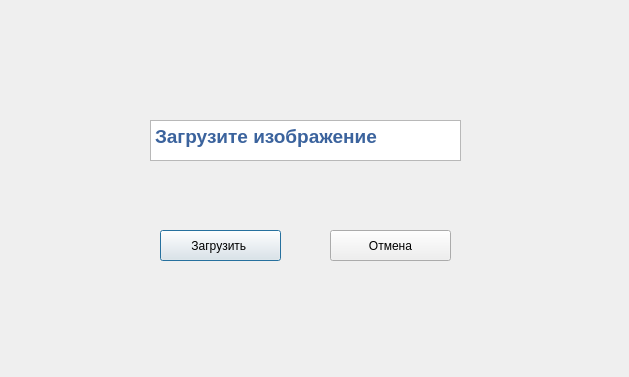
<?xml version="1.0" encoding="UTF-8"?>
<ui version="4.0">
 <class>Dialog</class>
 <widget class="QDialog" name="Dialog">
  <property name="geometry">
   <rect>
    <x>0</x>
    <y>0</y>
    <width>629</width>
    <height>377</height>
   </rect>
  </property>
  <property name="windowTitle">
   <string>Dialog</string>
  </property>
  <widget class="QTextBrowser" name="textBrowser">
   <property name="geometry">
    <rect>
     <x>150</x>
     <y>120</y>
     <width>311</width>
     <height>41</height>
    </rect>
   </property>
   <property name="html">
    <string>&lt;!DOCTYPE HTML PUBLIC &quot;-//W3C//DTD HTML 4.0//EN&quot; &quot;http://www.w3.org/TR/REC-html40/strict.dtd&quot;&gt;
&lt;html&gt;&lt;head&gt;&lt;meta name=&quot;qrichtext&quot; content=&quot;1&quot; /&gt;&lt;style type=&quot;text/css&quot;&gt;
p, li { white-space: pre-wrap; }
&lt;/style&gt;&lt;/head&gt;&lt;body style=&quot; font-family:'MS Shell Dlg 2'; font-size:7.8pt; font-weight:400; font-style:normal;&quot;&gt;
&lt;p style=&quot; margin-top:0px; margin-bottom:0px; margin-left:0px; margin-right:0px; -qt-block-indent:0; text-indent:0px;&quot;&gt;&lt;span style=&quot; font-size:14pt; font-weight:600; color:#3b639d;&quot;&gt;Загрузите изображение&lt;/span&gt;&lt;/p&gt;&lt;/body&gt;&lt;/html&gt;</string>
   </property>
  </widget>
  <widget class="QPushButton" name="pushButton">
   <property name="geometry">
    <rect>
     <x>160</x>
     <y>230</y>
     <width>121</width>
     <height>31</height>
    </rect>
   </property>
   <property name="text">
    <string>Загрузить </string>
   </property>
  </widget>
  <widget class="QPushButton" name="pushButton_2">
   <property name="geometry">
    <rect>
     <x>330</x>
     <y>230</y>
     <width>121</width>
     <height>31</height>
    </rect>
   </property>
   <property name="text">
    <string>Отмена</string>
   </property>
  </widget>
 </widget>
 <resources/>
 <connections/>
</ui>
